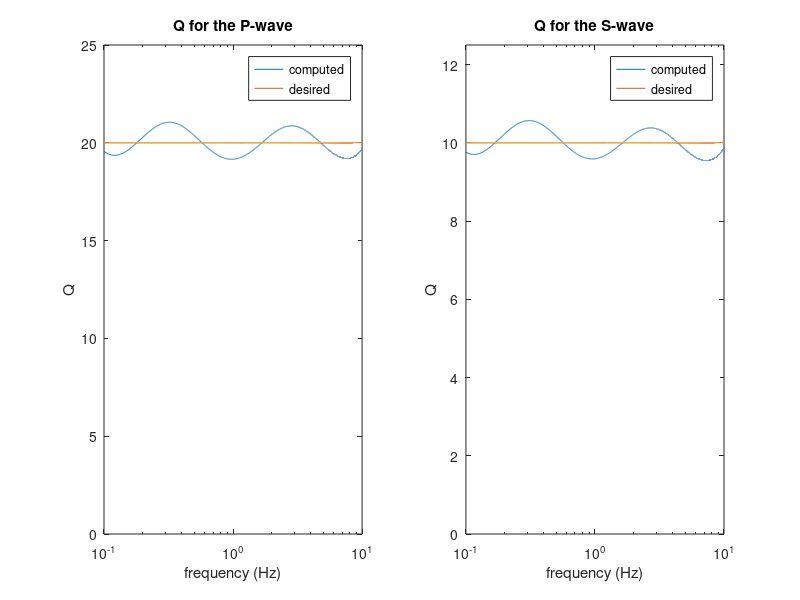
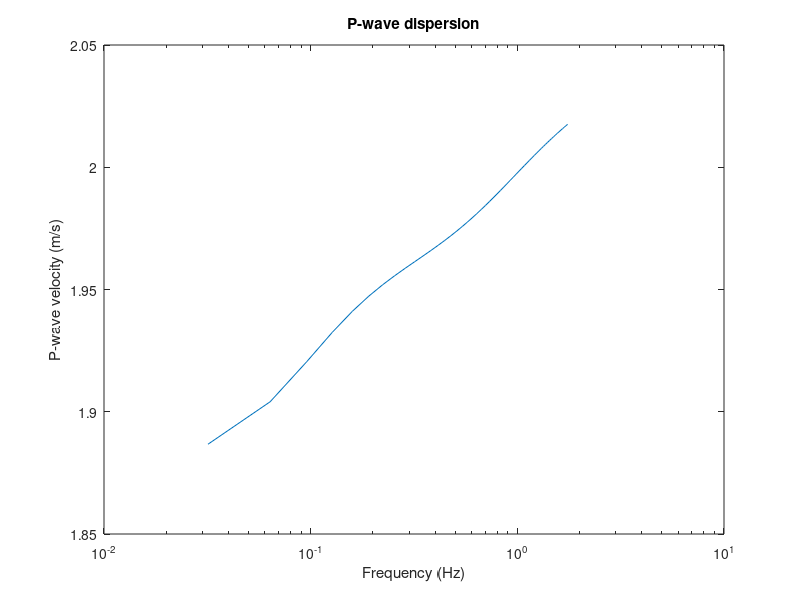
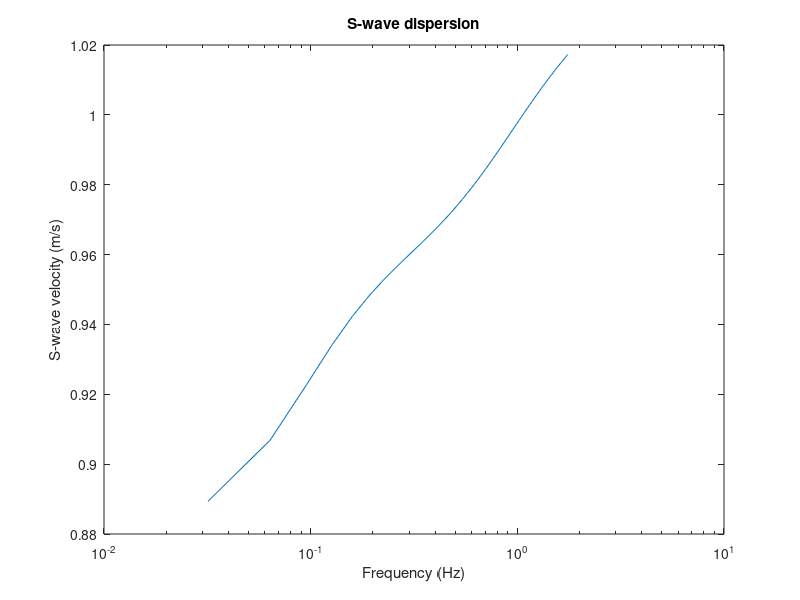

Recreate these plots in MATLAB, in order.
%%
% @file
% This file is part of SeisSol.
%
% @author Josep de la Puente Alvarez (josep.delapuente AT bsc.es, http://www.geophysik.uni-muenchen.de/Members/jdelapuente)
%
% @section LICENSE
% Copyright (c) 2007, SeisSol Group
% All rights reserved.
% 
% Redistribution and use in source and binary forms, with or without
% modification, are permitted provided that the following conditions are met:
% 
% 1. Redistributions of source code must retain the above copyright notice,
%    this list of conditions and the following disclaimer.
% 
% 2. Redistributions in binary form must reproduce the above copyright notice,
%    this list of conditions and the following disclaimer in the documentation
%    and/or other materials provided with the distribution.
% 
% 3. Neither the name of the copyright holder nor the names of its
%    contributors may be used to endorse or promote products derived from this
%    software without specific prior written permission.
% 
% THIS SOFTWARE IS PROVIDED BY THE COPYRIGHT HOLDERS AND CONTRIBUTORS "AS IS"
% AND ANY EXPRESS OR IMPLIED WARRANTIES, INCLUDING, BUT NOT LIMITED TO, THE
% IMPLIED WARRANTIES OF MERCHANTABILITY AND FITNESS FOR A PARTICULAR PURPOSE
% ARE DISCLAIMED. IN NO EVENT SHALL THE COPYRIGHT HOLDER OR CONTRIBUTORS BE
% LIABLE FOR ANY DIRECT, INDIRECT, INCIDENTAL, SPECIAL, EXEMPLARY, OR
% CONSEQUENTIAL DAMAGES (INCLUDING, BUT NOT LIMITED TO, PROCUREMENT OF
% SUBSTITUTE GOODS OR SERVICES; LOSS OF USE, DATA, OR PROFITS; OR BUSINESS
% INTERRUPTION) HOWEVER CAUSED AND ON ANY THEORY OF LIABILITY, WHETHER IN
% CONTRACT, STRICT LIABILITY, OR TORT (INCLUDING NEGLIGENCE OR OTHERWISE)
% ARISING IN ANY WAY OUT OF THE USE OF THIS SOFTWARE, EVEN IF ADVISED OF THE
% POSSIBILITY OF SUCH DAMAGE.
%
% @section DESCRIPTION
%%%%%%%%%%%%%%%%%%%%%%%%%%%%%%%%%%%%%%%%%%%%%%%%%%%%%
%% BRIEF INTRODUCTION
%%%%%%%%%%%%%%%%%%%%%%%%%%%%%%%%%%%%%%%%%%%%%%%%%%%%%
%% In viscoelastic materials there exists phase velocity dispersion,
%% meaning that the velocities of the waves vary with the frequency. In the
%% viscoelastic model used in SeisSol (Generalized Maxwell Body, GMB), the
%% velocities are maximum for infinity frequency and get lower at lower
%% frequencies, but other models behave differently. The shape of this
%% curves depends on the attenuation chosen (quality factor QP and QS) as
%% well as the bandwidth and central frequency of the attenuating
%% mechanisms.
%%   For most practical applications, we know QP and QS as well as the
%% seismic wave velocities at some particular frequency, often the source's
%% peak frequency. The input of SeisSol, however, is QP and QS and the
%% seismic wave velocities at infinite frequency. In order to transform
%% from one value set to the other we just need to run this script.
%%
%%%%%%%%%%%%%%%%%%%%%%%%%%%%%%%%%%%%%%%%%%%%%%%%%%%%%
%% USAGE
%%%%%%%%%%%%%%%%%%%%%%%%%%%%%%%%%%%%%%%%%%%%%%%%%%%%%
%% The script's input is the following:
%%   QPval,QSval: quality factor of the P and S waves
%%   n:           number of attenuating mechanisms
%%   freq:        frequency at which the phase velocities are defined
%%   f_ratio:     frequency bandwidth of attenuating mechanisms
%%   rho:         the material's density, which is frequency independent
%%   vp_t, vs_t:  target wave velocities at frequency "freq"
%%   vp_0, vs_0:  wave velocities at infinite frequency (unrelaxed
%%                velocities)
%%   In a first run, vp_0 and vs_0 are unknown so we can set them at the same
%% value as vp_t and vs_t. The program will then output in the screen the
%% recommended values for vp_0 and vs_0 given the proposed setup. For
%% double-checking one can then re-run the script now assigning the
%% previously obtained vp_0 and vs_0 values so that we are certain that the
%% values computed are correct. 
home
clear all;
close all;
clc
disp('======================================')
disp('COMPUTATION OF PHASE VELOCITIES AT PEAK')
disp(' FREQUENCY FOR VISCOELASTIC MODELLING  ')
disp('======================================')
disp('   ((c) Josep de la Puente Alvarez  ')
disp('        LMU Geophysics 2007)')
disp('======================================')

%%%%%%%%%%%%%%%%%%%%%%%%%%%%%%%%%%%%%%%%%%%%%%%%%%%%%
%%%%%%%%%% PARAMETERS %%%%%%%%%%%%%%%%%%%%%%%%%%%%%%%
%%%%%%%%%%%%%%%%%%%%%%%%%%%%%%%%%%%%%%%%%%%%%%%%%%%%%
%Attenuation Q-Solver parameters:
QPval=20.0;          % Desired QP constant value
QSval=10.0;          % Desired QS constant value
n=3;                 % Number of mechanisms we want to have

%Frequency parameters:
freq=1;            %  Central frequency of the absorption band (in Hertz). Good to center it
                     %  at the source's central frequency
f_ratio=100;         % The ratio between the maximum and minimum frequencies of our bandwidth
                     % (Usually between 10^2 and 10^4)

%Desired P and S wave velocities at peak frequency:
vp_t=2;           % P-wave velocity
vs_t=1;           % S-wave velocity

%Material parameters at infinity frequency (unrelaxed moduli):
rho=1;            % Density
vp_0=2.120858074089156;    % P-wave velocity
vs_0=1.122397868862394;    % S_wave velocity

disp('--------------------------------------')
disp(' MATERIAL VALUES AT INFINTE FREQUENCY:');
disp('--------------------------------------')
disp(strcat('Density=  ',num2str(rho), 'Kg/m^3'));
disp(strcat('VP= ',num2str(vp_0), 'm/s'));
disp(strcat('VS= ',num2str(vs_0), 'm/s'));
% disp(strcat('mu= ',num2str(vs_0^2*rho), 'Pa'));
% disp(strcat('lambda= ',num2str(vp_0^2*rho-2*vs_0^2*rho), 'Pa'));
disp(' ');

disp('--------------------------------------')
disp(' ATTENUATION SETTINGS:');
disp('--------------------------------------')
disp(strcat('Number of mechanisms=  ',num2str(n)));
disp(strcat('Q for P-wave=  ',num2str(QPval)));
disp(strcat('Q for S-wave=  ',num2str(QSval)));

%%%%%%%%%%%%%%%%%%%%%%%%%%%%%%%%%%%%%%%%%%%%%%%%%%%%%
%%%%%%%%%% PROBLEM SETUP %%%%%%%%%%%%%%%%%%%%%%%%%%%%
%%%%%%%%%%%%%%%%%%%%%%%%%%%%%%%%%%%%%%%%%%%%%%%%%%%%%
%Derived quantities initialization
w_max=11;          % Maximum frequency (minimum freq = -w_max). Is better to keep an odd number 
w_inc=0.1;           % Increment in frequency
w0=freq*(2*pi);        % Conversion to angular velocity
w=[0:w_inc:w_max];
w=2*w-w_max;

%%%%%%%%%%%%%%%%%%%%%%%%%%%%%%%%%%%%%%%%%%%%%%%%%%%%%
%%%%%%%%%% GMB-EK COMPLEX M SOLUTION %%%%%%%%%%%%%%%%
%%%%%%%%%%%%%%%%%%%%%%%%%%%%%%%%%%%%%%%%%%%%%%%%%%%%%
%% Equation system initialization %%
kmax=2*n-1;             %Number of equations to solve (the system is overdetermined)
AP=zeros(kmax,n);       %Initialization of system matrix (P wave)
AS=zeros(kmax,n);       %Initialization of system matrix (S wave)
QP=ones(kmax,1)/QPval;  %Desired values of Q for each mechanism inverted (P wave)
QS=ones(kmax,1)/QSval;  % " " (S wave)
YP=zeros(n,1);
YS=zeros(n,1);

%% Selection of the logarithmically equispaced frequencies
wmean=2*pi*freq;
wmin_disc=wmean/sqrt(f_ratio);

if n==1
    w_disc=w0;
else
    for j=1:kmax
        w_disc(j)=exp(log(wmin_disc)+(j-1)/(kmax-1)*log(f_ratio));
    end
end


% alpha = 0.2;
% w_0 = 2*pi*1;
% QP=1 ./ QPval .* (w_disc' / w_0).^alpha;  %Desired values of Q for each mechanism inverted (P wave)
% QS=1 ./ QSval .* (w_disc' / w_0).^alpha;  % " " (S wave)
%% Filling of the linear system matrix %%
for m=1:kmax
    for j=1:n
        AP(m,j)=(w_disc(2*j-1).*w_disc(m)+w_disc(2*j-1).^2/QPval)./(w_disc(2*j-1).^2+w_disc(m).^2);
    end
end

for m=1:kmax
    for j=1:n
        AS(m,j)=(w_disc(2*j-1).*w_disc(m)+w_disc(2*j-1).^2/QSval)./(w_disc(2*j-1).^2+w_disc(m).^2);
    end
end

%% Solving of the system %%
YP=AP\QP;
YS=AS\QS;

%%%%%%%%%%%%%%%%%%%%%%%%%%%%%%%%%%%%%%%%%%%%%%%%%%%%%
%%%%%%%%%% VISUALIZATION OF Q IN FREQUENCY %%%%%%%%%%
%%%%%%%%%%%%%%%%%%%%%%%%%%%%%%%%%%%%%%%%%%%%%%%%%%%%%
%% Getting values for the continuous representation of Q %%
wmin=wmean/sqrt(f_ratio); 
wmax=wmean*sqrt(f_ratio); 
xfrq=[wmin:(wmax-wmin)/(10000-1):wmax];

%% P-wave Q continuous values
numP=0;
denP=1;
for j=1:n
    numP=numP+(YP(j)*w_disc(2*j-1)*xfrq(:))./(w_disc(2*j-1)^2+xfrq(:).^2);
    denP=denP-(YP(j)*w_disc(2*j-1).^2)./(w_disc(2*j-1)^2+xfrq(:).^2);
end
Q_contP=denP./numP;

%% S-wave Q continuous values
numS=0;
denS=1;
for j=1:n
    numS=numS+(YS(j)*w_disc(2*j-1)*xfrq(:))./(w_disc(2*j-1)^2+xfrq(:).^2);
    denS=denS-(YS(j)*w_disc(2*j-1).^2)./(w_disc(2*j-1)^2+xfrq(:).^2);
end
Q_contS=denS./numS;

%% Computing fitting quality (RMS and maximum difference)
maxPdif=0;
maxSdif=0;

for j=1:length(Q_contP)
    tempP=abs(Q_contP(j)-QPval);
    if tempP >= maxPdif
        maxPdif=tempP;
    end
    tempS=abs(Q_contS(j)-QSval);
    if tempS >= maxSdif
        maxSdif=tempS;
    end
end

subplot(1,2,1),
semilogx(xfrq/(2*pi),Q_contP,xfrq/(2*pi),QPval*ones(length(xfrq),1)),
hold on; semilogx(w_disc ./ (2*pi), 1 ./ QP);
title('Q for the P-wave'),legend('computed','desired')
xlabel('frequency (Hz)'),ylabel('Q'),axis([wmin/(2*pi) wmax/(2*pi) 0 QPval*1.25])
subplot(1,2,2),
semilogx(xfrq/(2*pi),Q_contS,xfrq/(2*pi),QSval*ones(length(xfrq),1))
hold on; semilogx(w_disc ./ (2*pi), 1 ./ QS);
title('Q for the S-wave'),legend('computed','desired'),
xlabel('frequency (Hz)'),ylabel('Q'),axis([wmin/(2*pi) wmax/(2*pi) 0 QSval*1.25])

disp(strcat('Attenuation bandwidth= [',num2str(wmin/(2*pi)),',',num2str(wmax/(2*pi)),'] Hz'));
disp('');
disp(strcat('Maximum QP fitting error=  ',num2str(maxPdif/QPval*100),' %'));
disp('');
disp(strcat('Maximum QS fitting error=  ',num2str(maxSdif/QSval*100),' %'));
disp(' ');


%%%%%%%%%%%%%%%%%%%%%%%%%%%%%%%%%%%%%%%%%%%%%%%%%%%%%
%%%%%%%%%%%%%%% VELOCITIES COMPUTATION %%%%%%%%%%%%%%
%%%%%%%%%%%%%%%%%%%%%%%%%%%%%%%%%%%%%%%%%%%%%%%%%%%%%
% Complex modulus
MUP=vp_0^2*rho;    % Elastic P modulus
MUS=vs_0^2*rho;    % Elastic S modulus

MP=MUP*ones(length(w),1);
MS=MUS*ones(length(w),1);
vp=zeros(length(w),1);
vs=zeros(length(w),1);

for j=1:n
    MP(:)=MP(:)-MUP*(YP(j)*(w_disc(2*j-1)./(w_disc(2*j-1)+i*w(:))));
    MS(:)=MS(:)-MUS*(YS(j)*(w_disc(2*j-1)./(w_disc(2*j-1)+i*w(:))));
end

% Complex wave velocities (NOTE: Substitute by vp_0 and vs_0 to get the
% elastic solution)
vp(:)=sqrt(MP(:)/rho);
vs(:)=sqrt(MS(:)/rho);

%Computing which Munrelaxed values we need to get desired attenuation at
%frequency peak
PSI1P=1;
PSI2P=0;
for j=1:n
    PSI1P(:)=PSI1P(:)-YP(j)./(1+(w0/w_disc(2*j-1))^2);
    PSI2P(:)=PSI2P(:)+YP(j).*w0/w_disc(2*j-1)./(1+(w0/w_disc(2*j-1))^2);
end
R=sqrt(PSI1P.^2+PSI2P.^2);
PINF=rho*vp_t^2*(R+PSI1P)./(2*R.^2);

PSI1S=1;
PSI2S=0;
for j=1:n
    PSI1S(:)=PSI1S(:)-YS(j)./(1+(w0/w_disc(2*j-1))^2);
    PSI2S(:)=PSI2S(:)+YS(j).*w0/w_disc(2*j-1)./(1+(w0/w_disc(2*j-1))^2);
end
R=sqrt(PSI1S.^2+PSI2S.^2);
SINF=rho*vs_t^2*(R+PSI1S)./(2*R.^2);

LINF=PINF-2*SINF;
VPINF=sqrt(PINF/rho);
VSINF=sqrt(SINF/rho);

limw=w_max;
for j=1:length(w)
    if (w(j)-w0)^2<=limw
        wj=j;
        limw=(w(j)-w0)^2;
    end
end

disp('--------------------------------------')
disp(' RESULTING PHASE VELOCITIES AT PEAK FREQ:');
disp('--------------------------------------')
disp(strcat('Approx peak freq=  ',num2str(w(wj)/2/pi),' Hz'));
disp(strcat('P velocity at peak freq=  ',num2str(1./real(1./vp(wj))),' m/s'));
disp(strcat('S velocity at peak freq=  ',num2str(1./real(1./vs(wj))),' m/s'));
disp(' ');
disp('--------------------------------------')
disp(' RECOMMENDED UNRELAXED MODULI:');
disp('--------------------------------------')
disp(strcat('mu=  ',num2str(SINF),' Pa'));
disp(strcat('lambda=  ',num2str(LINF),' Pa'));
disp(strcat('VP associated=  ',num2str(VPINF),' m/s'));
disp(strcat('VS associated=  ',num2str(VSINF),' m/s'));

disp(' ');

figure,semilogx(w((end+1)/2:end)/2/pi,1./real(1./vp((end+1)/2:end))),ylabel('P-wave velocity (m/s)'),xlabel('Frequency (Hz)'),title('P-wave dispersion')
figure,semilogx(w((end+1)/2:end)/2/pi,1./real(1./vs((end+1)/2:end))),ylabel('S-wave velocity (m/s)'),xlabel('Frequency (Hz)'),title('S-wave dispersion')
